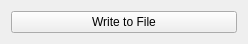
<?xml version="1.0" encoding="UTF-8"?>
<ui version="4.0">
 <class>Widget</class>
 <widget class="QWidget" name="Widget">
  <property name="geometry">
   <rect>
    <x>0</x>
    <y>0</y>
    <width>248</width>
    <height>42</height>
   </rect>
  </property>
  <property name="windowTitle">
   <string>Widget</string>
  </property>
  <layout class="QVBoxLayout" name="verticalLayout">
   <item>
    <widget class="QPushButton" name="pbtWirteFile">
     <property name="text">
      <string>Write to File</string>
     </property>
    </widget>
   </item>
  </layout>
 </widget>
 <resources/>
 <connections/>
</ui>
